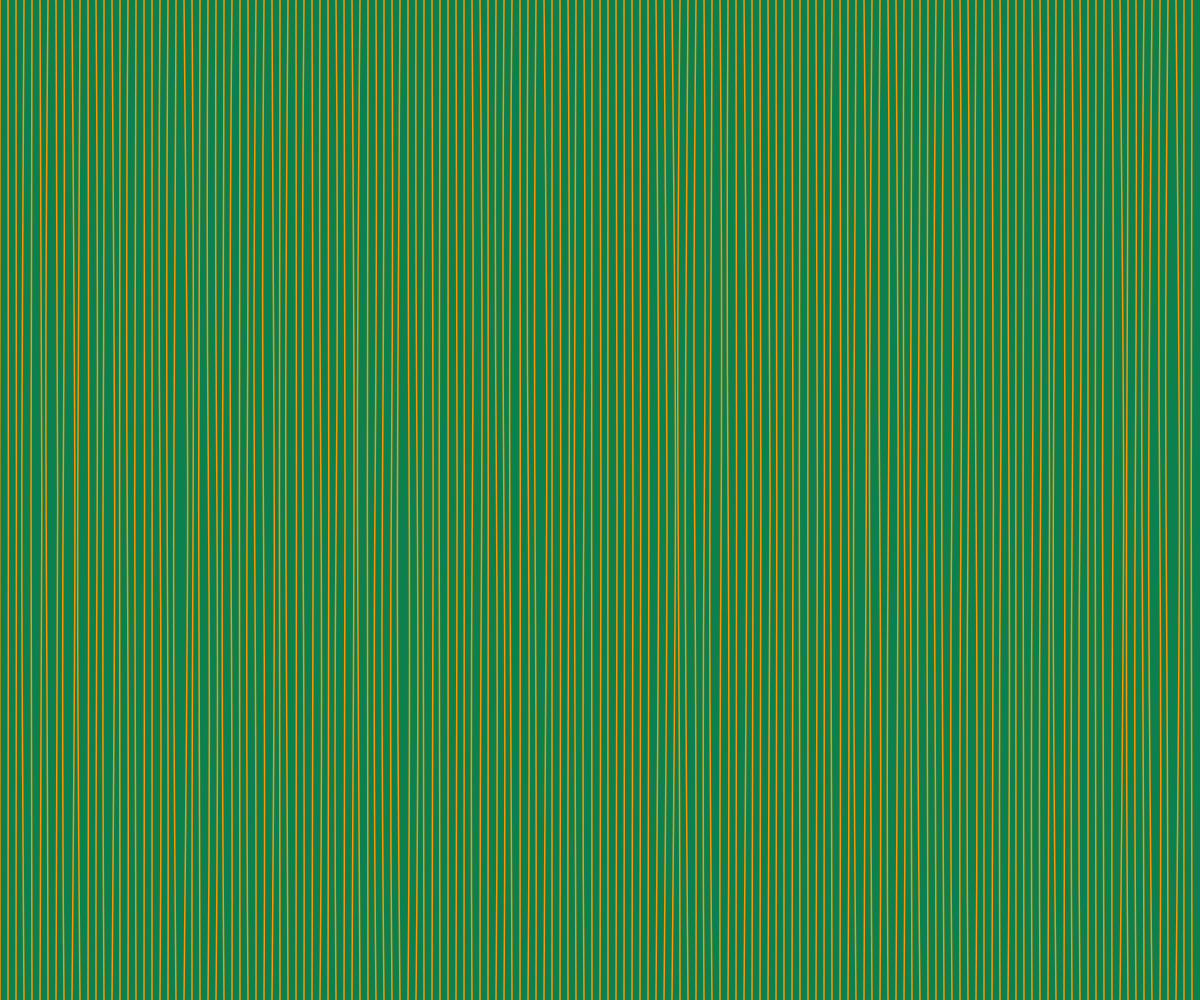
Frame 1 (no input)
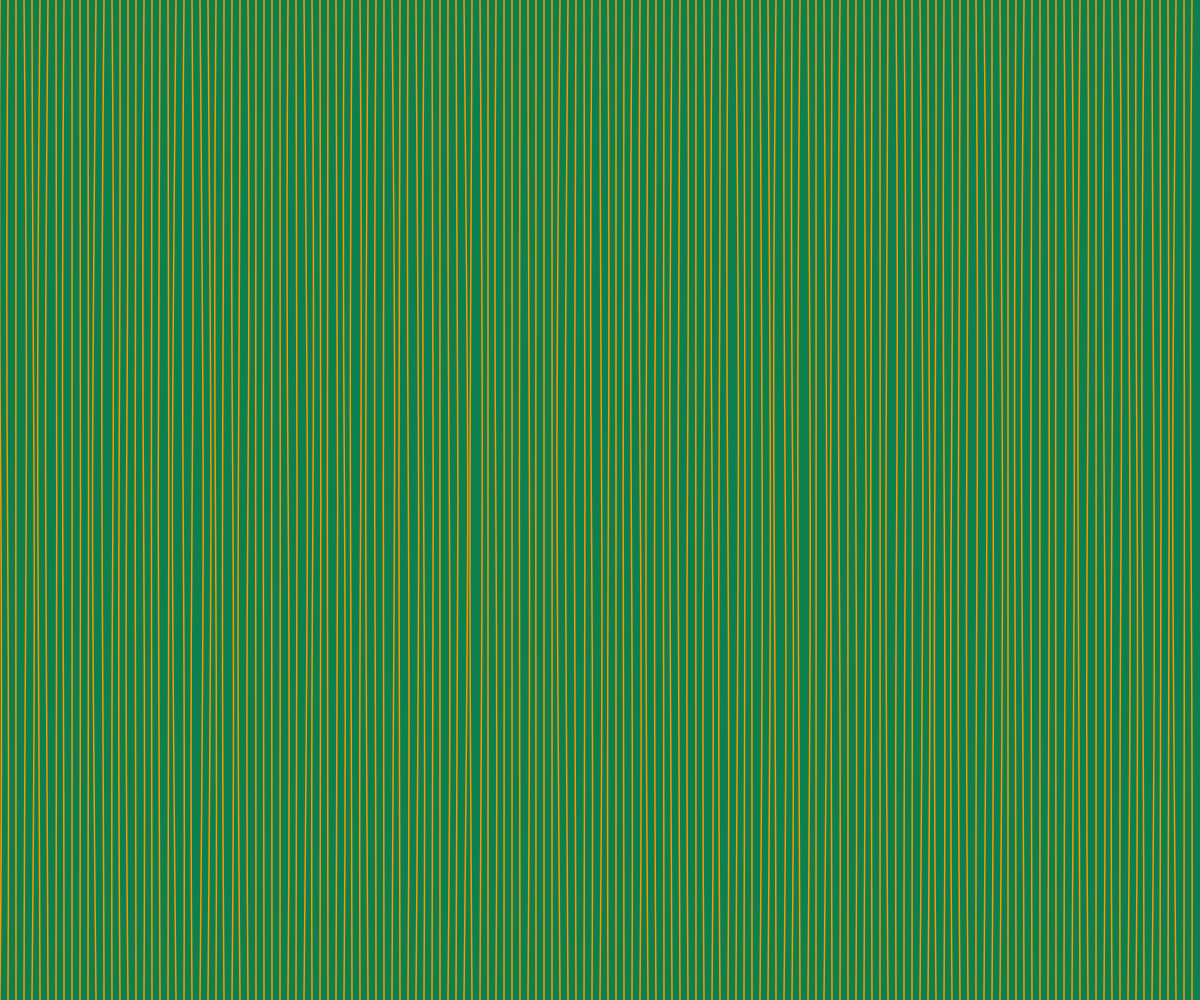
Frame 2 (the mouse pressed at the canvas centre, redrawn once)

The p5.js sketch that drew these frames (run headless with seeded random() and noise() and a simulated clock; the mouse was pressed at the canvas centre and the sketch redrawn once):

// p5.js sketch
// ── sketch.js
function setup() {
  createCanvas(windowWidth, windowHeight);
  noLoop();
  strokeWeight(1.5);
  colorMode(HSB, 360, 100, 100);
}

function draw() {
  background(155, 90, 50);
  noFill();
  var h = map(mouseX, 0, width, 0, 360);
  stroke(35, 100, 100);
  for (var x=0; x<width; x+=8) {
    bezier(x, 0, 
           x+random(10)-5, height/2, 
           x+random(10)-5, height/2, 
           x, height);
  }
}
